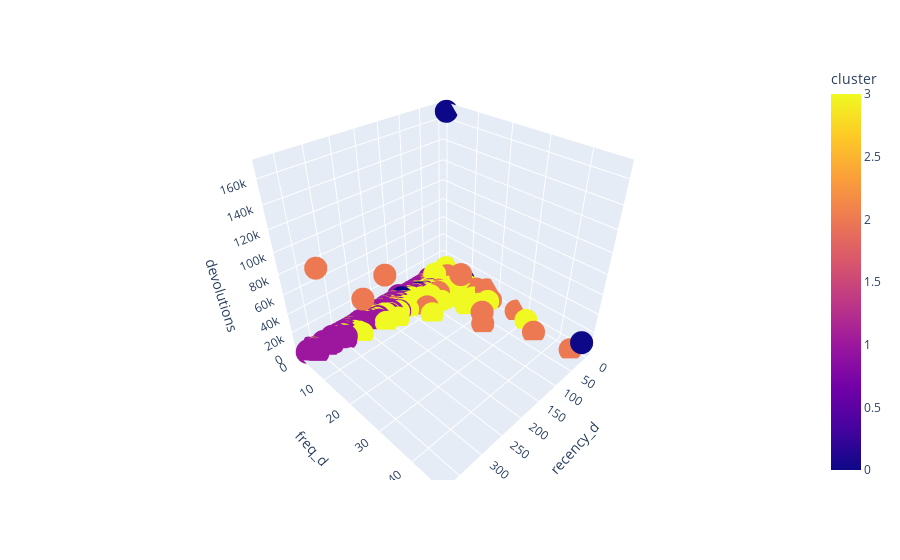

The notebook cell this image was saved under:
### Code cell
fig = px.scatter_3d(df9, x='recency_d', y='freq_d', z='devolutions', color='cluster')
fig.show()

### Figure 1 — Plotly figure (JSON) as saved in the notebook; plotly's stock layout.template omitted (floating-point values rounded to 4 significant figures; data arrays with more than 128 entries replaced by an {"elided": "..."} marker saying what was removed)
{"data": [{"hovertemplate": "recency_d=%{x}<br>freq_d=%{y}<br>devolutions=%{z}<br>cluster=%{marker.color}<extra></extra>", "legendgroup": "", "marker": {"color": {"elided": "4371 int values"}, "coloraxis": "coloraxis", "symbol": "circle"}, "mode": "markers", "name": "", "scene": "scene", "showlegend": false, "type": "scatter3d", "x": {"elided": "4371 int values"}, "y": {"elided": "4371 int values"}, "z": {"elided": "4371 float values"}}], "layout": {"coloraxis": {"colorbar": {"title": {"text": "cluster"}}, "colorscale": [[0, "#0d0887"], [0.1111, "#46039f"], [0.2222, "#7201a8"], [0.3333, "#9c179e"], [0.4444, "#bd3786"], [0.5556, "#d8576b"], [0.6667, "#ed7953"], [0.7778, "#fb9f3a"], [0.8889, "#fdca26"], [1, "#f0f921"]]}, "legend": {"tracegroupgap": 0}, "margin": {"t": 60}, "scene": {"domain": {"x": [0, 1], "y": [0, 1]}, "xaxis": {"title": {"text": "recency_d"}}, "yaxis": {"title": {"text": "freq_d"}}, "zaxis": {"title": {"text": "devolutions"}}}}}
